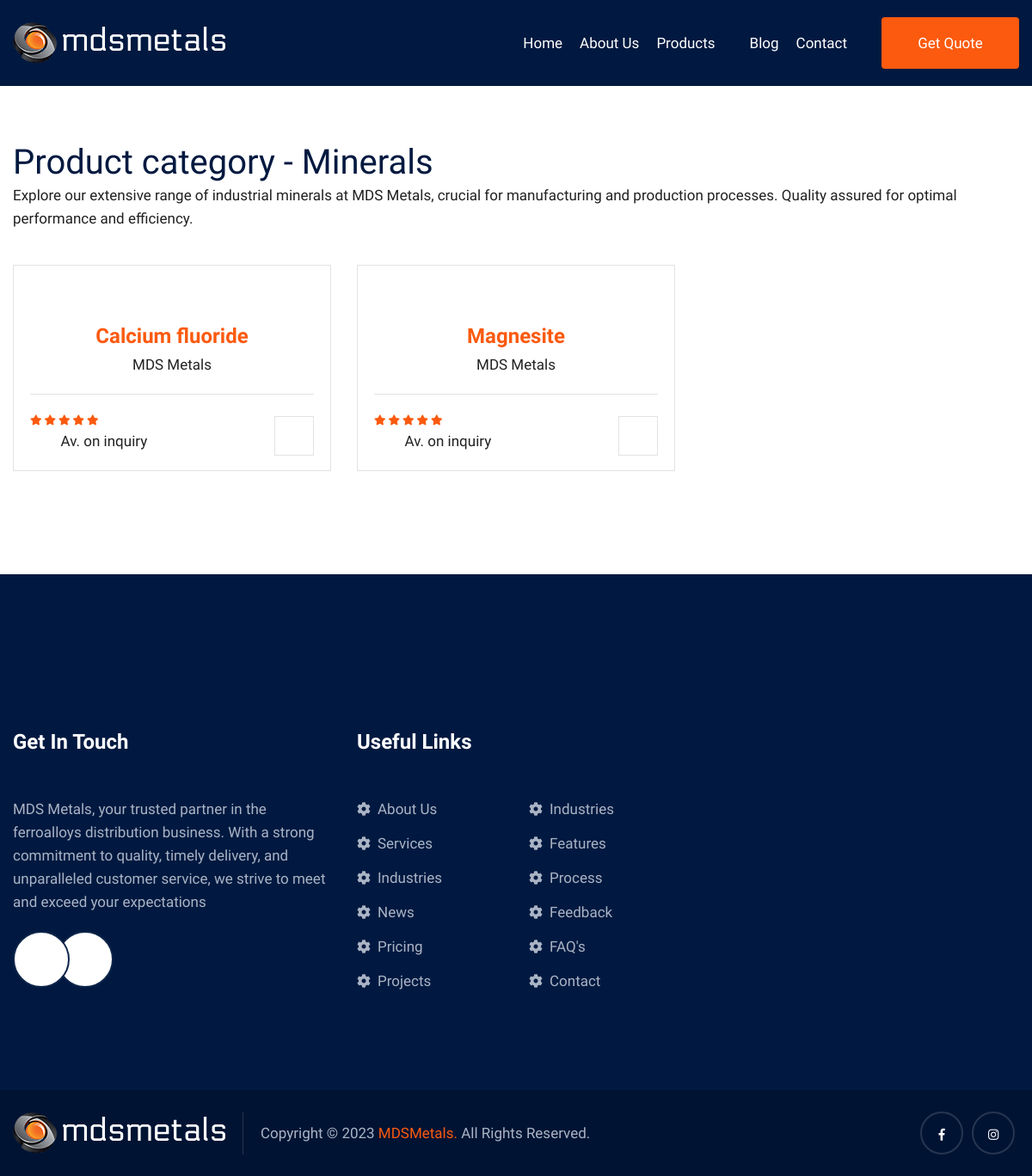
Page /category/minerals on the committed database.
### tables this page shows
CREATE TABLE `categories` (
  `id` int(11) NOT NULL,
  `title` varchar(200) NOT NULL,
  `short` varchar(200) NOT NULL,
  `excerpt` varchar(500) DEFAULT NULL
);

CREATE TABLE `products` (
  `id` int(11) NOT NULL,
  `title` varchar(200) NOT NULL,
  `description` varchar(10000) NOT NULL,
  `category_id` int(2) NOT NULL,
  `image` varchar(300) NOT NULL
);

### application/controllers/Pages.php (called while the page is built, shortened)
<?php
class Pages extends CI_Controller {
	public function productCategory($categoryName)
	{
		$dbCategory = $this->db->where('short', $categoryName)->get('categories')->row();
		$products = $this->db->where('category_id', $dbCategory->id)->get('products')->result();
		$seo = $this->generateSeo(
			$dbCategory->title . ' | MDS Metals',
				 $dbCategory->excerpt
		);
		$data = array(
			"category" => $dbCategory,
			"products" => $products,
			"seo" => $seo
		);
		$this->lw('categoryPage', $data);
	}
	public function lw($viewName, $data = array())
	{
		$categories = $this->db->get('categories')->result();
		$data['categories'] = $categories;
		$this->load->view('modules/head', $data);
		$this->load->view('pages/'.$viewName, $data);
		$this->load->view('modules/footer');
	}
	public function generateSeo($title, $description)
	{
		$seo = new stdClass();
		$seo->title = $title;
		$seo->description = $description;
		return $seo;
	}
}

### index.php (called while the page is built, shortened)
<?php
require_once BASEPATH.'core/CodeIgniter.php';

### application/views/pages/categoryPage.php (the view)
<section class="shop-section">
	<div class="auto-container">
		<div class="row">
			<div class="col-lg-12 py-4">
				<h1>Product category - <?= $category->title; ?></h1>
				<p><?= $category->excerpt; ?></p>
			</div>
			<?php foreach($products as $p) { ?>
				<div class="col-lg-4 col-md-6 shop-block">
					<div class="inner-box">
						<div class="image"><a href="<?= base_url('product/'.$p->id) ?>"><img src="<?= $p->image; ?>" alt=""></a></div>
						<div class="content-upper">
							<h4><a href="<?= base_url('product/'.$p->id) ?>"><?= $p->title; ?></a></h4>
							<div class="price">MDS Metals</div>
						</div>
						<div class="bottom-content">
							<div class="rating">
								<i class="fas fa-star"></i>
								<i class="fas fa-star"></i>
								<i class="fas fa-star"></i>
								<i class="fas fa-star"></i>
								<i class="fas fa-star"></i>
							</div>
							<div class="cart"><i class="flaticon-shopping-cart"></i>Av. on inquiry</div>
							<div class="link"><a href="<?= base_url('product/'.$p->id) ?>"><i class="flaticon-arrow-1"></i></a></div>
						</div>
					</div>
				</div>
			<?php }?>
		</div>
	</div>
</section>

### assets/css/color-2.css (style rules this page uses)
a:hover, a { color: #fb5a0f; }
.shop-block .rating { color: #fb5a0f; }

### rows in the picture
categories: title "Minerals", excerpt "Explore our extensive range of industrial minerals at MDS Metals, crucial for manufacturing and production processes. Quality assured for optimal performance and efficiency."
products: title "Calcium fluoride"
products: title "Magnesite"
